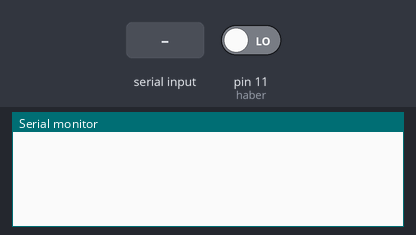
This sketch was run on a simulated Arduino Uno, built with avr-gcc and run on an emulated ATmega328P. On the bench: the last lines printed to the serial monitor. The inputs (shaded band) are chosen by the test bench; at power-on: pin 11 (haber) LOW.

Above: at 1.2 s.
1.3 s: "1" received over Serial
At 1.37 s:
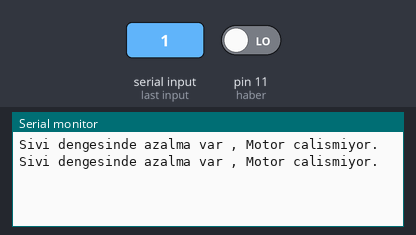
3.2 s: pin 11 (haber) driven HIGH
At 3.31 s:
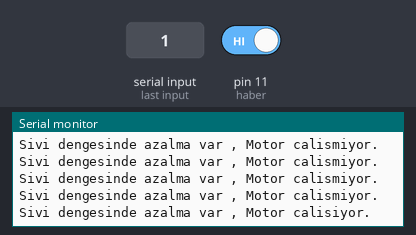
5.2 s: pin 11 (haber) driven LOW
At 5.32 s:
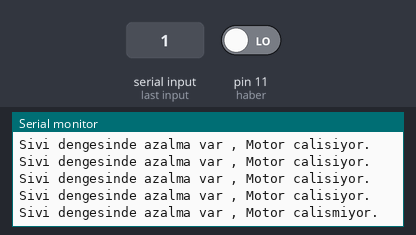
8.2 s: pin 11 (haber) driven HIGH
At 8.36 s:
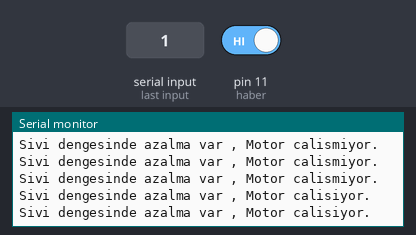
11.2 s: pin 11 (haber) driven LOW
At 11.34 s:
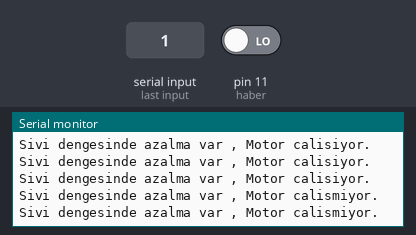
14.2 s: pin 11 (haber) driven HIGH
At 14.39 s:
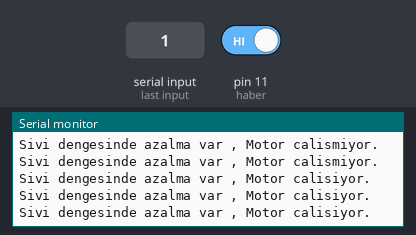

Measured:
- after the input at 1.3 s, the serial monitor: prints a new line at once (image 1)
- after the input at 3.2 s, the serial monitor: prints a new line after 0.10 s (image 2)

The sketch:

_8-Bluetooth-ve-Depo-Durumunu-Ogrenme.ino
```cpp
int durum , haber =11;


//Durum bilgisine göre hareket edecegiz. 1 ve 0 bilgisi gelecek bize. 0 da depo dolu , 1 de depo bostur.
void setup()
{
  // put your setup code here, to run once:
  pinMode(haber , INPUT);
  Serial.begin(9600);
}

void loop()
{
  // put your main code here, to run repeatedly:
  if(Serial.available() >0)
  {
    durum = digitalRead(haber);
    if(durum == HIGH)
    {
      Serial.println("Sivi dengesinde azalma var , Motor calisiyor.");
    }
    else if(durum == LOW)
    {
      Serial.println("Sivi dengesinde azalma var , Motor calismiyor.");
    }
  }
}
```
